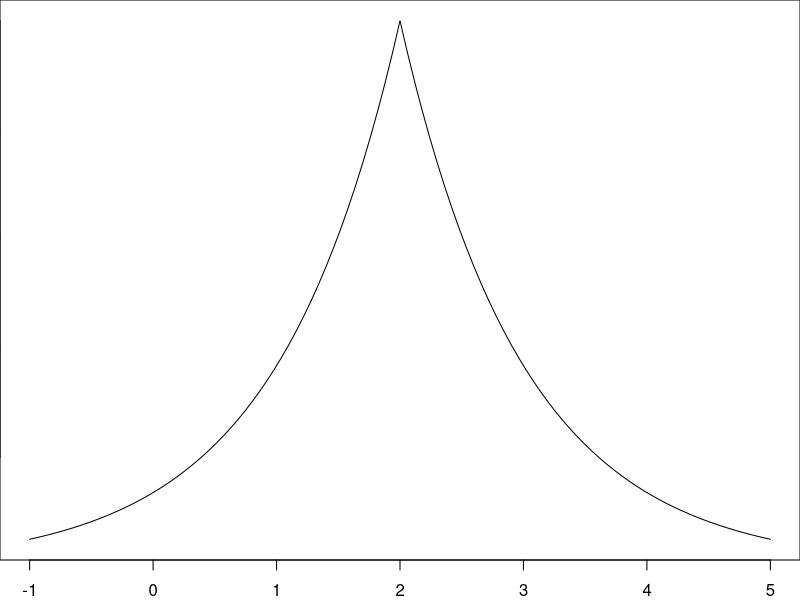
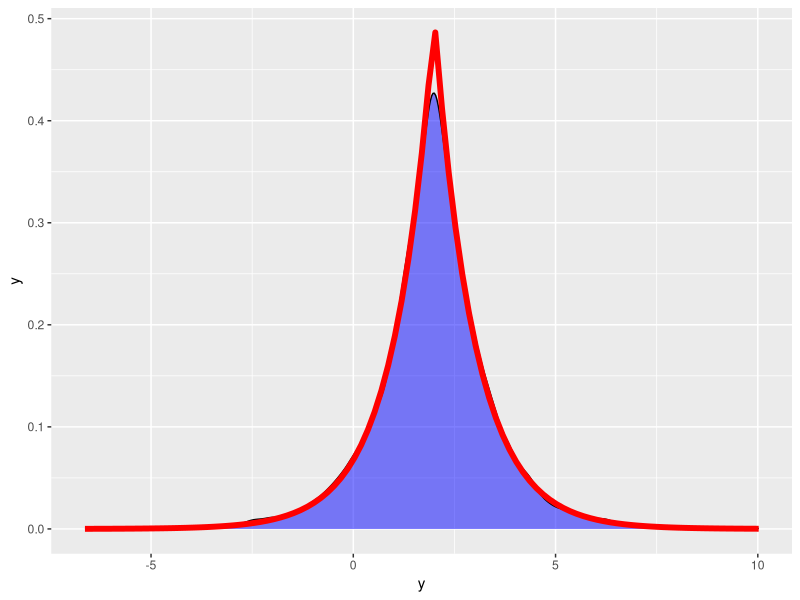

Recreate these plots in R, in order.
### R code from vignette source '/home/mark/Documents/Teaching/umich/stats406-fall2020/lectures/week04/week04_transformations/lecture-core.Rnw'

###################################################
### code chunk number 1: lecture-core.Rnw:52-56
###################################################
options(width = 60, digits = 4)
set.seed(49482)
library(tidyverse)
library(ggplot2)


###################################################
### code chunk number 2: lecture-core.Rnw:111-113
###################################################
par(mar = c(2, 0, 0, 0))
curve(1/2 * exp( -1 * abs(x - 2)), from = -1, to = 5)


###################################################
### code chunk number 3: lecture-core.Rnw:177-179
###################################################
rlaplace <- function(n, theta) { 
    sample(c(-1, 1), n, replace = T) * rexp(n) + theta }


###################################################
### code chunk number 4: lecture-core.Rnw:184-186
###################################################
ggplot(data.frame(y = rlaplace(10000, theta = 2)), aes(x = y)) + geom_density(fill = "blue", alpha = 0.5) + 
stat_function(fun = function(x) { 1/2 * exp(-1 * abs(x - 2))}, lwd = 2, color = "red")


